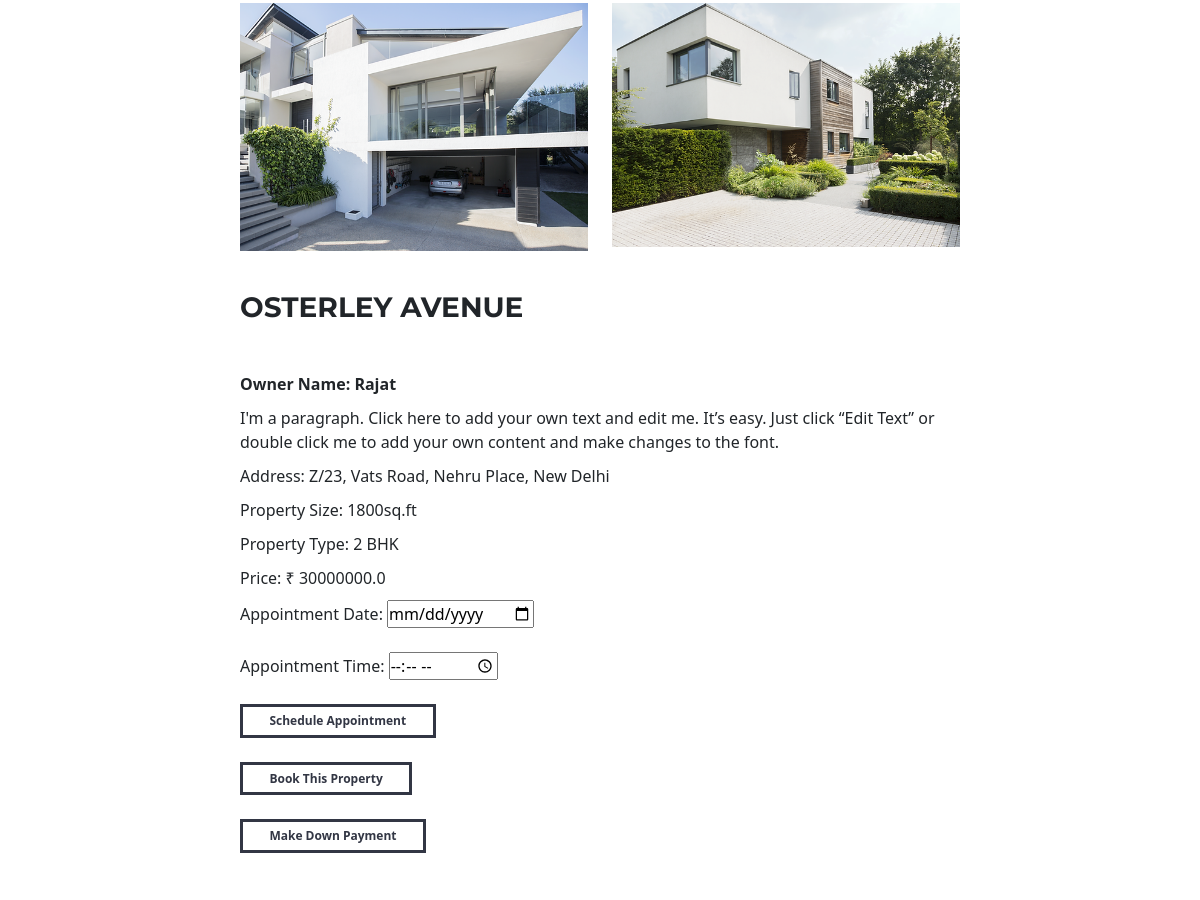
The app's page /property/2 (middle part), older data.
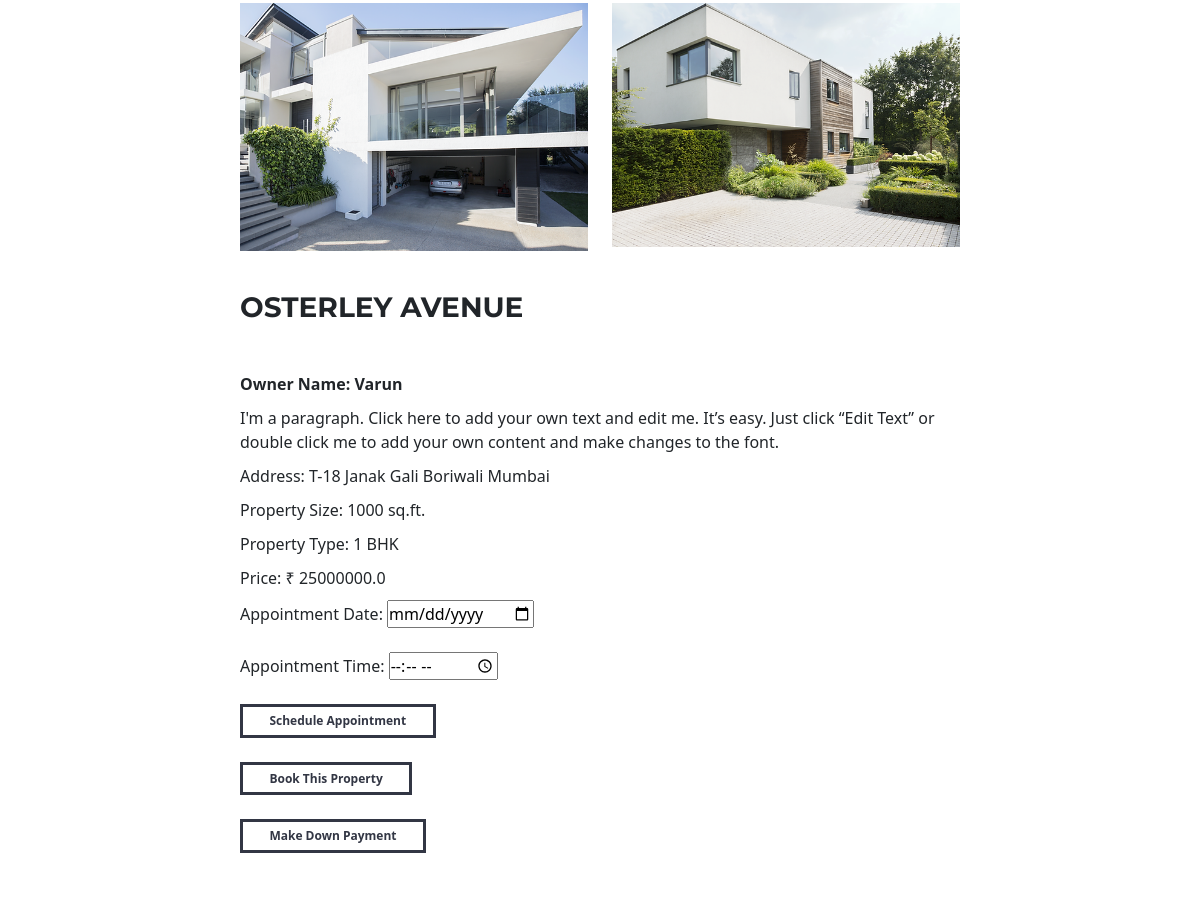
The same page, newer data.
### app.py (models this page shows)
class Property(db.Model):
    id = db.Column(db.Integer, primary_key=True)
    owner_name = db.Column(db.String(100), db.ForeignKey('owner.owner_name'), nullable=False)
    address = db.Column(db.String(200), nullable=False)
    property_name = db.Column(db.String(100), nullable=False)
    property_description = db.Column(db.Text, nullable=False)
    property_size = db.Column(db.String(20), nullable=False)
    property_type = db.Column(db.String(50), nullable=False)
    price = db.Column(db.Float, nullable=False)
    image1 = db.Column(db.String(200))
    image2 = db.Column(db.String(200))
    image3 = db.Column(db.String(200))
    image4 = db.Column(db.String(200))

### app.py (the view)
@app.route('/property/<int:id>')
def property_details(id):
    property = Property.query.get_or_404(id)
    return render_template('property_details.html', property=property, id=id, owner_name=property.owner_name)

### templates/property_details.html (shortened to what this page needs)
<!DOCTYPE html>
<html lang="en">
<head>
    <link
      rel="stylesheet"
      type="text/css"
      href="{{ url_for('static', filename='css/index_css.css') }}" />
    <link rel="stylesheet" type="text/css" href="{{ url_for('static', filename='css/index_css.css') }}" />
    <link href="https://cdn.jsdelivr.net/npm/bootstrap@5.3.0-alpha2/dist/css/bootstrap.min.css" rel="stylesheet">
    <link rel="stylesheet" href="https://use.fontawesome.com/releases/v5.15.4/css/all.css">
</head>
<body>
    <main>
      <section id="property-details" style="margin: 5% 20%;">
        <div class="row">
            <div class="col-md-6">
                <img src="/{{ property.image3 }}" alt="Property Image 3" height="254px" width="260px">
            </div>
            <div class="col-md-6">
                <img src="/{{ property.image4 }}" alt="Property Image 4" height="254px" width="260px">
            </div>
        </div>
        <div class="row">
            <div class="col-md-12">
                <h3 class="mb-5" style="font-weight: bolder;">{{ property.property_name }}</h3>
                <p><b>Owner Name: {{ property.owner_name }}</b></p>
                <p>{{ property.property_description}}</p>
                <p>Address: {{ property.address }}</p>
                <p>Property Size: {{ property.property_size }}</p>
                <p>Property Type: {{ property.property_type }}</p>
                <p>Price: ₹ {{ property.price }}</p>
                <form method="POST" action="/schedule_appointment?id={{ property.id }}&owner_name={{ property.owner_name }}">
                    <label for="appointment_date">Appointment Date:</label>
                    <input type="date" id="appointment_date" name="appointment_date" required><br><br>
                    <label for="appointment_time">Appointment Time:</label>
                    <input type="time" id="appointment_time" name="appointment_time" required><br><br>
                    <input type="submit" value="Schedule Appointment" class="property-btn"><br><br>
                </form>
                <button class="property-btn" id="bookPropertyBtn"><a href="{{ url_for('book_property', pid=property.id) }}"id="property-btn">Book This Property</a></button><br><br>
                <button class="property-btn" id="payamountBtn"><a href="{{ url_for('down_payment', prop_id=property.id) }}"id="property-btn">Make Down Payment</a></button>
            </div>
        </div>
    </section>
    </main>
</body>
</html>

### static/css/index_css.css (style rules this page uses)
* { margin: 0; padding: 0; box-sizing: border-box; }
body { font-family: "Montserrat-black", sans-serif; text-align: center; }
h1, h2, h3, h4, h5, h6 { font-family: "Montserrat", sans-serif; }
#property-details { margin: 10% 20%; }
#property-details .row { margin-bottom: 20px; }
#property-details img { width: 100%; height: auto; }
#property-details h3 { margin-top: 20px; }
#property-details p { margin-bottom: 10px; }
.property-btn { background-color: transparent; color: #323644; border: solid #323644; padding: 0.4vw 2.2vw; font-size: 1vw; font-weight: 800; }
#property-btn { text-decoration: none; color: #323644; }

Row changes from the older to the newer data that the page shows:
changed Property "OSTERLEY AVENUE": owner_name "Rajat" → "Varun"; address "Z/23, Vats Road, Nehru Place, New Delhi" → "T-18 Janak Gali Boriwali Mumbai"; property_size "1800sq.ft" → "1000 sq.ft."; property_type "2 BHK" → "1 BHK"; price "30000000.0" → "25000000.0"
